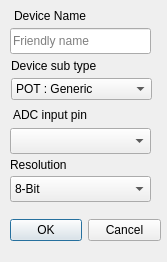
<?xml version="1.0" encoding="UTF-8"?>
<ui version="4.0">
 <class>Dialog_adc</class>
 <widget class="QDialog" name="Dialog_adc">
  <property name="geometry">
   <rect>
    <x>0</x>
    <y>0</y>
    <width>167</width>
    <height>262</height>
   </rect>
  </property>
  <property name="windowTitle">
   <string>Dialog</string>
  </property>
  <widget class="QDialogButtonBox" name="buttonBox">
   <property name="geometry">
    <rect>
     <x>10</x>
     <y>210</y>
     <width>151</width>
     <height>41</height>
    </rect>
   </property>
   <property name="orientation">
    <enum>Qt::Horizontal</enum>
   </property>
   <property name="standardButtons">
    <set>QDialogButtonBox::Cancel|QDialogButtonBox::Ok</set>
   </property>
  </widget>
  <widget class="QLineEdit" name="lineEdit_device_name">
   <property name="geometry">
    <rect>
     <x>10</x>
     <y>28</y>
     <width>141</width>
     <height>26</height>
    </rect>
   </property>
   <property name="placeholderText">
    <string>Friendly name</string>
   </property>
  </widget>
  <widget class="QComboBox" name="comboBox_ADC_subtype">
   <property name="geometry">
    <rect>
     <x>11</x>
     <y>78</y>
     <width>141</width>
     <height>22</height>
    </rect>
   </property>
   <item>
    <property name="text">
     <string>POT : Generic</string>
    </property>
   </item>
  </widget>
  <widget class="QLabel" name="label_device_name">
   <property name="geometry">
    <rect>
     <x>14</x>
     <y>6</y>
     <width>121</width>
     <height>20</height>
    </rect>
   </property>
   <property name="text">
    <string>Device Name</string>
   </property>
  </widget>
  <widget class="QLabel" name="label_adc_gpio">
   <property name="geometry">
    <rect>
     <x>13</x>
     <y>105</y>
     <width>121</width>
     <height>20</height>
    </rect>
   </property>
   <property name="text">
    <string>ADC input pin</string>
   </property>
  </widget>
  <widget class="QLabel" name="label_adc_resolution">
   <property name="geometry">
    <rect>
     <x>10</x>
     <y>155</y>
     <width>101</width>
     <height>20</height>
    </rect>
   </property>
   <property name="text">
    <string>Resolution</string>
   </property>
  </widget>
  <widget class="QComboBox" name="comboBox_adc_gpio">
   <property name="geometry">
    <rect>
     <x>10</x>
     <y>128</y>
     <width>141</width>
     <height>26</height>
    </rect>
   </property>
  </widget>
  <widget class="QLabel" name="label_device_sub_type">
   <property name="geometry">
    <rect>
     <x>11</x>
     <y>58</y>
     <width>121</width>
     <height>16</height>
    </rect>
   </property>
   <property name="text">
    <string>Device sub type</string>
   </property>
  </widget>
  <widget class="QComboBox" name="comboBox">
   <property name="geometry">
    <rect>
     <x>10</x>
     <y>176</y>
     <width>141</width>
     <height>26</height>
    </rect>
   </property>
   <item>
    <property name="text">
     <string>8-Bit</string>
    </property>
   </item>
   <item>
    <property name="text">
     <string>10-Bit</string>
    </property>
   </item>
   <item>
    <property name="text">
     <string>12-Bit</string>
    </property>
   </item>
  </widget>
 </widget>
 <resources/>
 <connections>
  <connection>
   <sender>buttonBox</sender>
   <signal>accepted()</signal>
   <receiver>Dialog_adc</receiver>
   <slot>accept()</slot>
   <hints>
    <hint type="sourcelabel">
     <x>248</x>
     <y>254</y>
    </hint>
    <hint type="destinationlabel">
     <x>157</x>
     <y>274</y>
    </hint>
   </hints>
  </connection>
  <connection>
   <sender>buttonBox</sender>
   <signal>rejected()</signal>
   <receiver>Dialog_adc</receiver>
   <slot>reject()</slot>
   <hints>
    <hint type="sourcelabel">
     <x>316</x>
     <y>260</y>
    </hint>
    <hint type="destinationlabel">
     <x>286</x>
     <y>274</y>
    </hint>
   </hints>
  </connection>
 </connections>
</ui>
